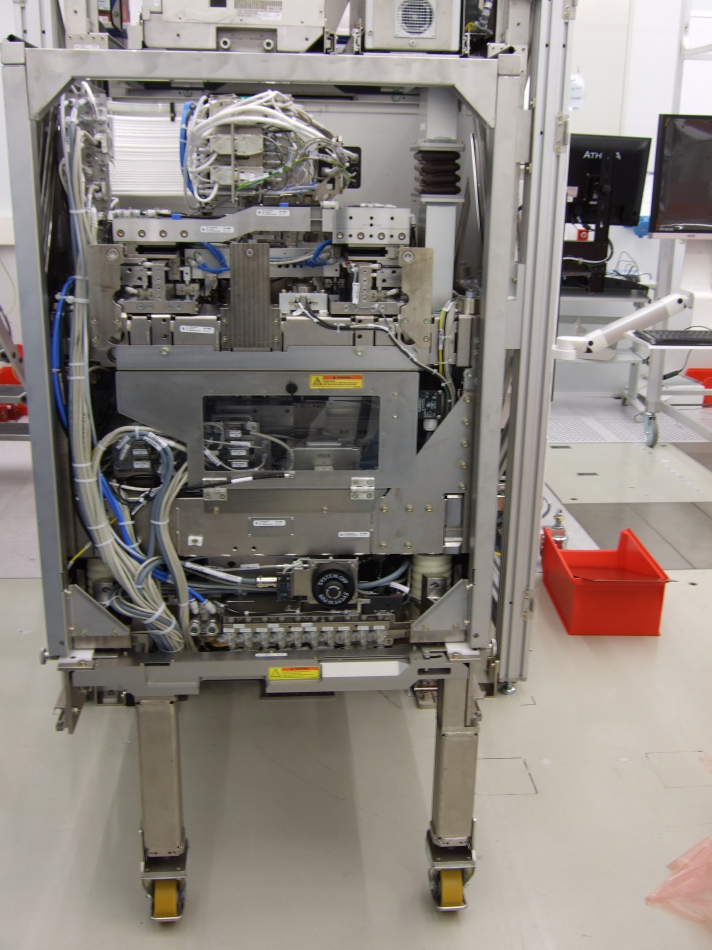
#> input picture python/yieldstar.jpg, 2136 x 2848 px (shown at 1/3 size)
$ python toRectangle.py
#> lines starting #> are read from the running program, lines starting #| are printed output that depends on the picture
#!/usr/bin/env python3

import cv2
import numpy as np

toSize_width = 720
toSize_height = 1055

img = cv2.imread('yieldstar.jpg')
#> img is the input picture: shape (2848, 2136, 3); mean B, G, R 127.2, 132.8, 139.6

img_height, img_width = img.shape[:2]
#> img_height = 2848; img_width = 2136

print(img_height,img_width)
#| 2848 2136

#
points1 = np.float32([[0, 131], [1567, 170], [160, 2200], [1455, 2165]])
points2 = np.float32([[0,0], [toSize_width,0], [0,toSize_height], [toSize_width,toSize_height]])

# get transform matrix
M = cv2.getPerspectiveTransform(points1, points2)

# perspective
processed = cv2.warpPerspective(img,M,(toSize_width, toSize_height))
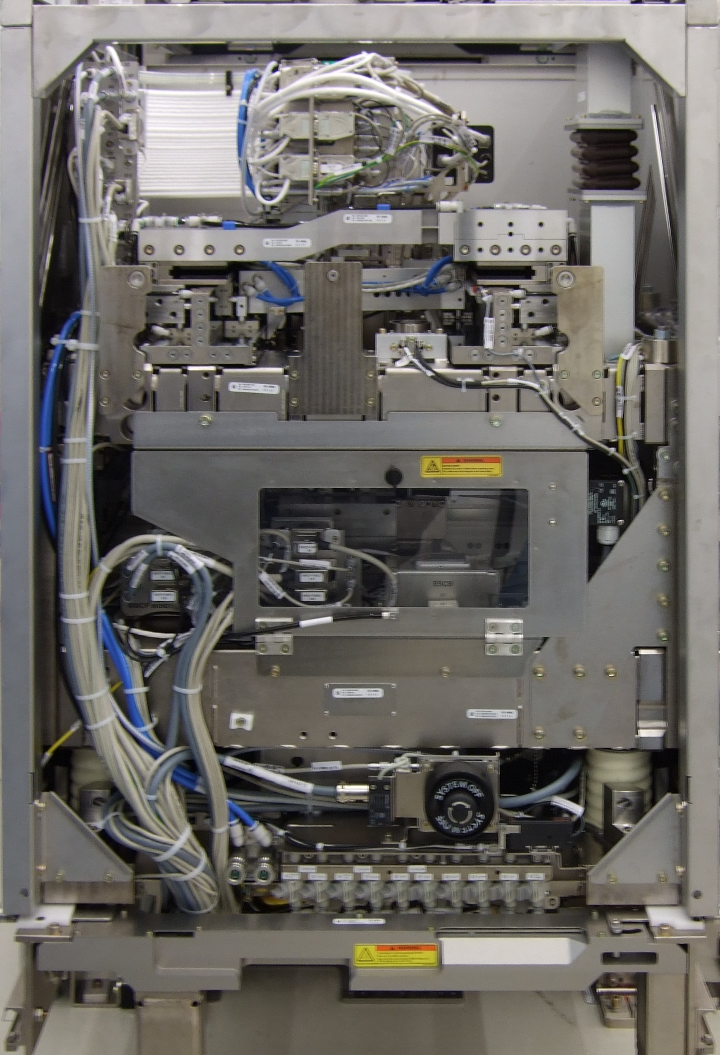
#> processed: shape (1055, 720, 3); mean B, G, R 102.6, 106.5, 109.3

#cv2.imshow("org",img)
cv2.imshow("processed",processed)

cv2.imwrite('yieldstar_crop_perspect.jpg', processed)

cv2.waitKey(0)
